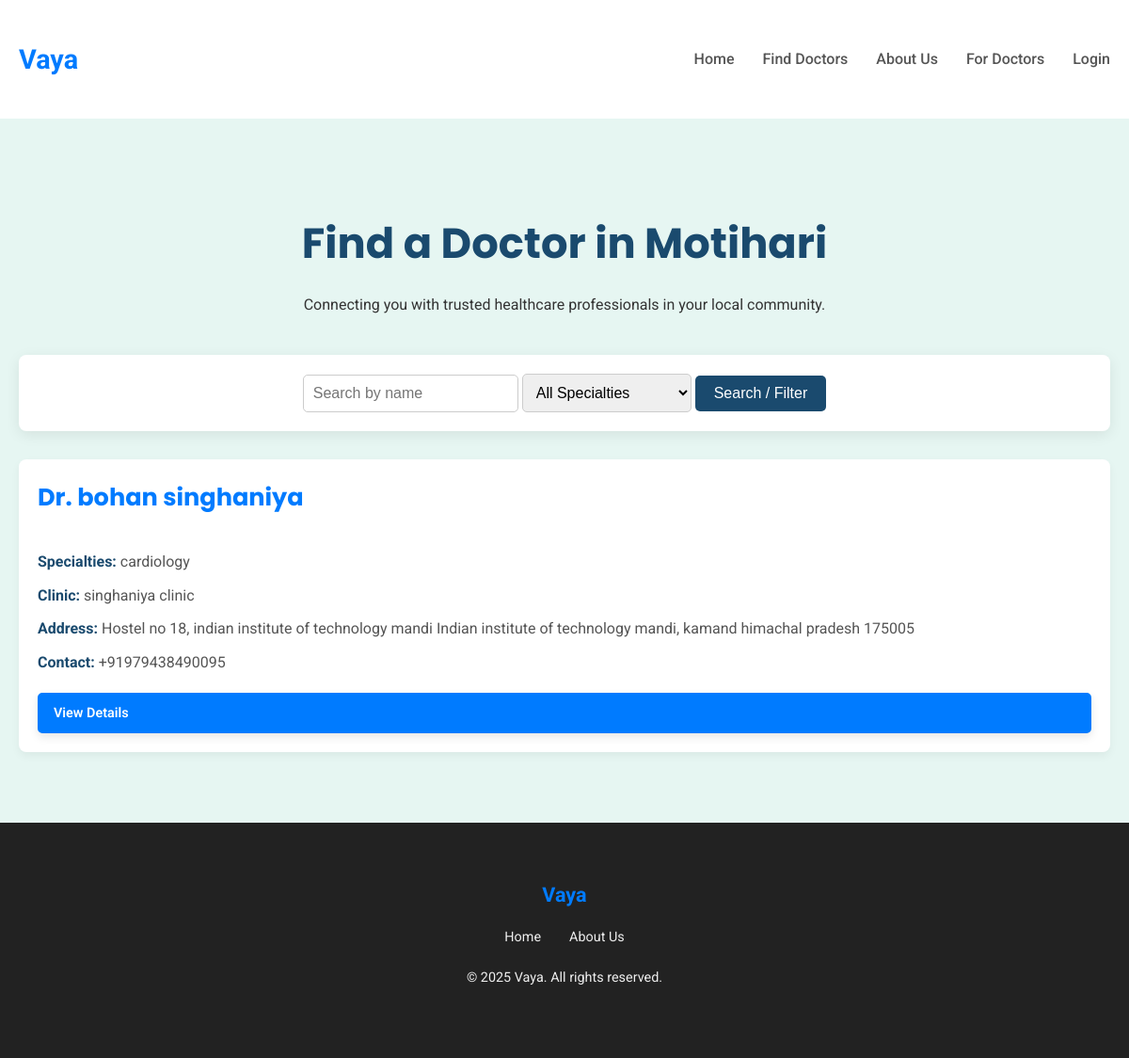
The app's page /doctors/ with its own data.
### doctors/models.py (models this page shows, shortened)
class Doctor(models.Model):
    user = models.OneToOneField(CustomUser, on_delete=models.SET_NULL, null=True, blank=True, related_name='doctor_login_profile')
    full_name = models.CharField(max_length=200)
    specialties = models.ManyToManyField(Specialty, blank=True, related_name='doctors')
    clinic_name = models.CharField(max_length=200)
    clinic_address = models.TextField()
    contact_phone = models.CharField(max_length=15, unique=True)
    contact_email = models.EmailField(unique=True, blank=True, null=True)
    qualifications = models.TextField(blank=True, null=True)
    is_approved = models.BooleanField(default=False)
    working_days = models.CharField(
        max_length=100,
        blank=True,
        null=True,
        help_text="E.g., Mon-Fri, Mon,Wed,Fri, or All Weekends"
    )
    start_time = models.TimeField(blank=True, null=True)
    end_time = models.TimeField(blank=True, null=True)
    class Meta:
        ordering = ['full_name']

class Specialty(models.Model):
    name = models.CharField(max_length=100, unique=True)
    class Meta:
        verbose_name_plural = "Specialties"

### doctors/views.py (the view)
# urls.py: path('', views.doctor_list, name='doctor_list'),
def doctor_list(request):
    doctors = Doctor.objects.filter(is_approved=True).prefetch_related('specialties')
    specialties = Specialty.objects.all() # For filter options
    query = request.GET.get('q') # <--- Check if 'q' is correctly retrieved
    if query:
        doctors = doctors.filter(full_name__icontains=query)
    specialty_filter = request.GET.get('specialty') # <--- Check if 'specialty' is correctly retrieved
    if specialty_filter:
        doctors = doctors.filter(specialties__name=specialty_filter)
    context = {
        'doctors': doctors,
        'specialties': specialties,
        'current_query': query, # <--- Pass back the current query for input field
        'current_specialty': specialty_filter, # <--- Pass back the current specialty for select field
    }
    return render(request, 'doctors/doctor_list.html', context)

### templates/doctors/doctor_list.html (shortened to what this page needs)
{% extends 'base.html' %}
{% block content %}
    <section class="doctor-list-section">
        <div class="container">
            <div class="list-header">
                <h1>Find a Doctor in Motihari</h1>
                <p>Connecting you with trusted healthcare professionals in your local community.</p>
            </div>
            <div class="search-filter">
                <form method="GET" action="{% url 'doctor_list' %}">
                    <input type="text" name="q" placeholder="Search by name" value="{{ current_query|default_if_none:'' }}">
                    <select name="specialty">
                        <option value="">All Specialties</option>
                    </select>
                    <button type="submit">Search / Filter</button>
                </form>
            </div>
            {% if doctors %}
                {% for doctor in doctors %}
                    <div class="doctor-card">
                        <h3>Dr. {{ doctor.full_name }}</h3>
                        <p><strong>Specialties:</strong>
                            {% for specialty in doctor.specialties.all %}
                                {{ specialty.name }}{% if not forloop.last %}, {% endif %}
                            {% empty %}
                                N/A
                            {% endfor %}
                        </p>
                        <p><strong>Clinic:</strong> {{ doctor.clinic_name }}</p>
                        <p><strong>Address:</strong> {{ doctor.clinic_address }}</p>
                        <p><strong>Contact:</strong> {{ doctor.contact_phone }}</p>
                        <a href="{% url 'doctor_detail' doctor.id %}" class="btn-primary" style="padding: 8px 15px; margin-top: 10px; font-size: 0.9em;">View Details</a>
                    </div>
                {% endfor %}
            {% else %}
                <p class="no-doctors">No doctors found matching your criteria.</p>
            {% endif %}
        </div>
    </section>
{% endblock %}

### templates/base.html (style rules this page uses)
body { margin: 0; font-family: 'Roboto', sans-serif; line-height: 1.6; color: #333; background-color: #f8fcfb; display: flex; flex-direction: column; min-height: 100vh; }
h1, h2, h3 { font-family: 'Poppins', sans-serif; color: #1a4a6e; }
.container { max-width: 1200px; margin: 0 auto; padding: 20px; }
.btn-primary { background-color: #007bff; color: #fff; border: 2px solid #007bff; display: inline-block; padding: 15px 30px; border-radius: 50px; text-decoration: none; font-weight: 600; transition: background-color 0.3s ease, color 0.3s ease, transform 0.2s ease; box-shadow: 0 4px 10px rgba(0,0,0,0.1); }

### templates/doctors/doctor_list.html (style rules this page uses)
.doctor-list-section { padding: 40px 0; background-color: #e6f6f2; flex-grow: 1; }
.list-header { text-align: center; margin-bottom: 40px; }
.list-header h1 { font-size: 2.8em; margin-bottom: 10px; }
.search-filter { margin-bottom: 30px; background-color: #fff; padding: 20px; border-radius: 8px; box-shadow: 0 4px 15px rgba(0,0,0,0.08); display: flex; flex-wrap: wrap; gap: 15px; justify-content: center; align-items: center; }
.search-filter input, .search-filter select { padding: 10px; border: 1px solid #ccc; border-radius: 5px; font-size: 1em; min-width: 180px; }
.search-filter button { background-color: #1a4a6e; color: #fff; padding: 10px 20px; border: none; border-radius: 5px; font-size: 1em; cursor: pointer; transition: background-color 0.3s ease; }
.doctor-card { background-color: #fff; padding: 20px; margin-bottom: 15px; border-radius: 8px; box-shadow: 0 4px 10px rgba(0,0,0,0.05); display: flex; flex-direction: column; gap: 10px; }
.doctor-card h3 { margin-top: 0; color: #007bff; font-size: 1.6em; }
.doctor-card p { margin: 0; color: #555; }
.doctor-card strong { color: #1a4a6e; }
.doctor-card a { display: inline-block; margin-top: 10px; padding: 8px 15px; background-color: #007bff; color: #fff; text-decoration: none; border-radius: 5px; transition: background-color 0.3s ease; }

### records on screen
Doctor: full_name "bohan singhaniya", clinic_name "singhaniya clinic", clinic_address "Hostel no 18, indian institute of technology mandi Indian institute of technology mandi, kamand himachal pradesh 175005", contact_phone "+91979438490095"
Specialty: name "cardiology"
